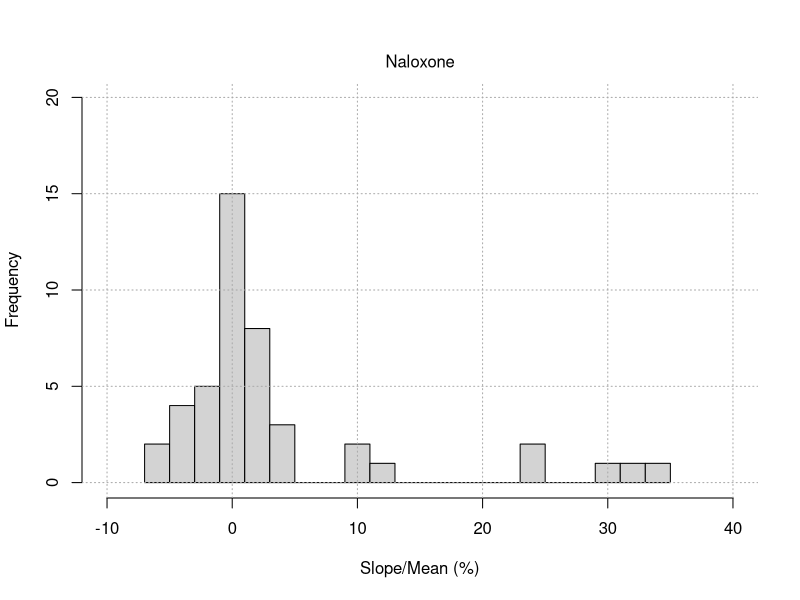
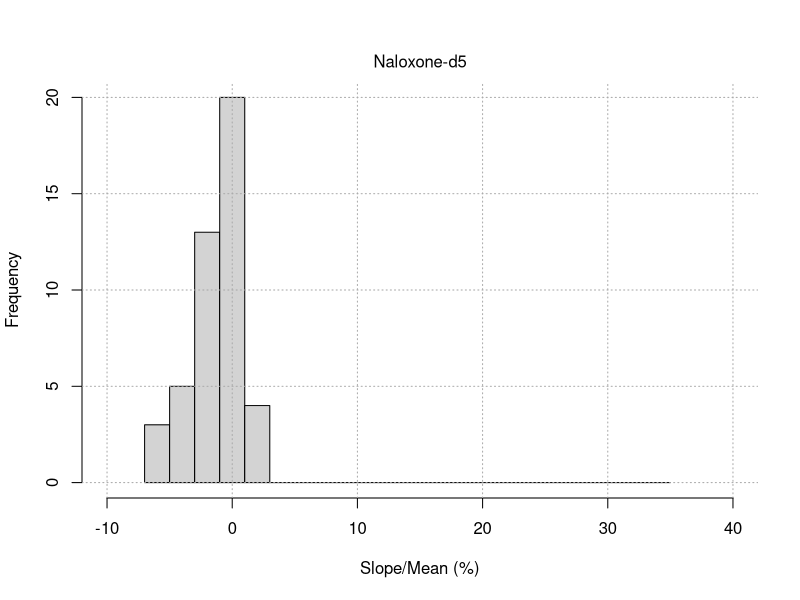

Generate these figures, in order, with R:
# Flow Injection Plateau Slope Histograms.R
#   User functions called: none
# Author: Fred Lytle
# Last edit: 6/10/2022
rm(list=ls())

# x represents Naloxone
x96.1500 <- c(-1.303,-0.936,-1.560)
x96.1000 <- c(-5.555,-6.243,-3.583)
x96.500 <- c(0.786,2.177,-1.911)
x96.250 <- c(-4.941,2.651,0.997)
x96.50 <- c(24.94,31.97,34.93)
x96 <- c(x96.1500,x96.1000,x96.500,x96.250,x96.50)

x21.1500 <- c(1.000,-0.284,-1.051)
x21.1000 <- c(-1.604,0.233,0.474)
x21.500 <- c(0.720,1.838,1.389)
x21.250 <- c(4.735,1.643,3.972)
x21.50 <- c(10.70,24.19,29.22)
x21 <- c(x21.1500,x21.1000,x21.500,x21.250,x21.50)

x06.1500 <- c(-0.700,1.886,0.637)
x06.1000 <- c(0.071,-0.485,-0.146)
x06.500 <- c(2.397,4.308,-0.924)
x06.250 <- c(0.438,-4.448,-3.138)
x06.50 <- c(12.89,9.019,2.338)
x06 <- c(x06.1500,x06.1000,x06.500,x06.250,x06.50)

x <- c(x96,x21,x06)
xBreaks <- seq(-7,35,2)
hist(x,breaks=xBreaks,xlim=c(-10,40),ylim=c(0,20),xlab='Slope/Mean (%)',
     main='\n\nNaloxone',font.main=1,cex.main=1)
grid(col='darkgray')

# y represents Naloxone-d5
y96.1500 <- c(-5.032,-0.205,-1.799)
y96.1000 <- c(-3.367,-3.703,0.638)
y96.500 <- c(-1.071,-1.667,-1.269)
y96.250 <- c(-6.233,-0.324,-1.457)
y96.50 <- c(-5.869,-2.906,-0.716)
y96 <- c(y96.1500,y96.1000,y96.500,y96.250,y96.50)

y21.1500 <- c(-1.908,-0.824,-2.373)
y21.1000 <- c(0.122,-0.763,-0.918)
y21.500 <- c(-0.574,-0.006,0.952)
y21.250 <- c(2.245,-0.865,0.915)
y21.50 <- c(-0.169,0.550,-3.103)
y21 <- c(y21.1500,y21.1000,y21.500,y21.250,y21.50)

y06.1500 <- c(-1.303,-3.625,-2.824)
y06.1000 <- c(-0.798,1.692,1.473)
y06.500 <- c(-2.383,2.192,0.778)
y06.250 <- c(0.049,-0.355,-1.519)
y06.50 <- c(-2.550,-3.987,-0.578)
y06 <- c(y06.1500,y06.1000,y06.500,y06.250,y06.50)

y <- c(y96,y21,y06)
hist(y,breaks=xBreaks,xlim=c(-10,40),xlab='Slope/Mean (%)',
     main='\n\nNaloxone-d5',font.main=1,cex.main=1)
grid(col='darkgray')
